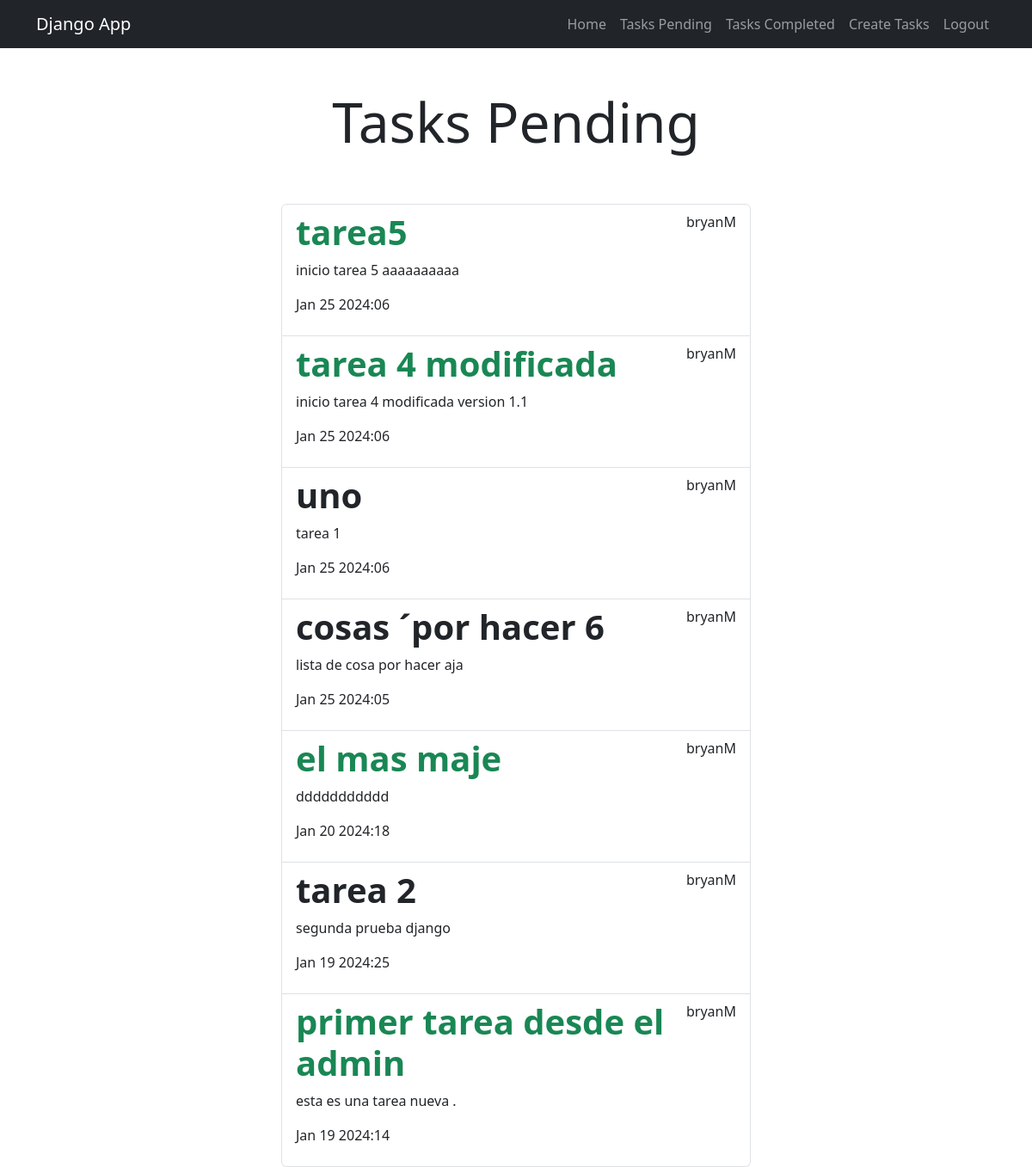
The page /tasks_completed/ (signed in) on the database its author committed.
### task/models.py (models this page shows, shortened)
class Task(models.Model):
    title=models.CharField(max_length=100)
    description=models.TextField(blank=True)
    created=models.DateTimeField(auto_now_add=True)
    datecompleted=models.DateTimeField(null=True,blank=True)
    important=models.BooleanField(default=False)
    user=models.ForeignKey(User,on_delete=models.CASCADE)

### task/views.py (the view)
# urls.py: path('tasks_completed/',views.tasks_completed,name='tasks_completed'),
@login_required
def tasks_completed(request):
    task=Task.objects.filter(user=request.user,datecompleted__isnull=False).order_by('-datecompleted')
    return render(request,'tasks.html',{'tasks':task})

### task/templates/tasks.html
{% extends 'base.html' %}
{% block content %}
<main class="container">
    <div class="row">
        <div class="col-md-6 offset-md-3">
            <h1 class="text-center display-3 py-5">Tasks Pending</h1>
            <ul class="list-group">
                {% for task in tasks %}
                <a class="list-group-item" href="{% url 'task_detail' task.id %}">
                    <header class="d-flex justify-content-between">
                        {% if task.important %}
                        <h1 class="fw-bold text-success">{{task.title}}</h1>
                        {% else %}
                        <h1 class="fw-bold">{{task.title}}</h1>
                        {% endif %}
                        <p>{{task.user.username}}</p>
                    </header>
                    <p>{{task.description}}</p>
                    <p>{{task.datecompleted|date:'M j Y:i'}}</p>
                </a>
                {% endfor %}
            </ul>
        </div>
    </div>
</main>
{% endblock %}

### task/templates/base.html (shortened to what this page needs)
<!DOCTYPE html>
<html lang="en">
<head>
    <link rel="stylesheet" href="https://cdn.jsdelivr.net/npm/bootstrap@5.3.2/dist/css/bootstrap.min.css">
</head>
<body>
    <nav class="navbar navbar-expand-lg bg-dark navbar-dark">
        <div class="container">
          <a class="navbar-brand" href="#">Django App</a>
          <div class="collapse navbar-collapse" id="navbarNav">
            <ul class="navbar-nav ms-auto">
                <li class="nav-item">
                    <a href="/" class="nav-link">Home</a>
                </li>
                {% if user.is_authenticated %}
                <li class="nav-item">
                    <a href="{% url 'tasks' %} " class="nav-link">Tasks Pending</a>
                </li>
                <li class="nav-item">
                    <a href="{% url 'tasks_completed' %}" class="nav-link">Tasks Completed</a>
                </li>
                <li class="nav-item">
                    <a href="/task/create/" class="nav-link">Create Tasks</a>
                </li>
                <li class="nav-item">
                    <a href="/logout" class="nav-link">Logout</a>
                </li class="nav-item">
                {% endif %}
            </ul>
          </div>
        </div>
      </nav>
    {% block content %}
    {% endblock %}
</body>
</html>

### rows shown on the page
Task: title "tarea5", user.username "bryanM", description "inicio tarea 5 aaaaaaaaaa", datecompleted "Jan 25 2024:06"
Task: title "tarea 4 modificada", user.username "bryanM", description "inicio tarea 4 modificada version 1.1", datecompleted "Jan 25 2024:06"
Task: title "uno", user.username "bryanM", description "tarea 1", datecompleted "Jan 25 2024:06"
Task: title "cosas ´por hacer 6", user.username "bryanM", description "lista de cosa por hacer aja", datecompleted "Jan 25 2024:05"
Task: title "el mas maje", user.username "bryanM", description "ddddddddddd", datecompleted "Jan 20 2024:18"
Task: title "tarea 2", user.username "bryanM", description "segunda prueba django", datecompleted "Jan 19 2024:25"
Task: title "primer tarea desde el admin", user.username "bryanM", description "esta es una tarea nueva .", datecompleted "Jan 19 2024:14"
